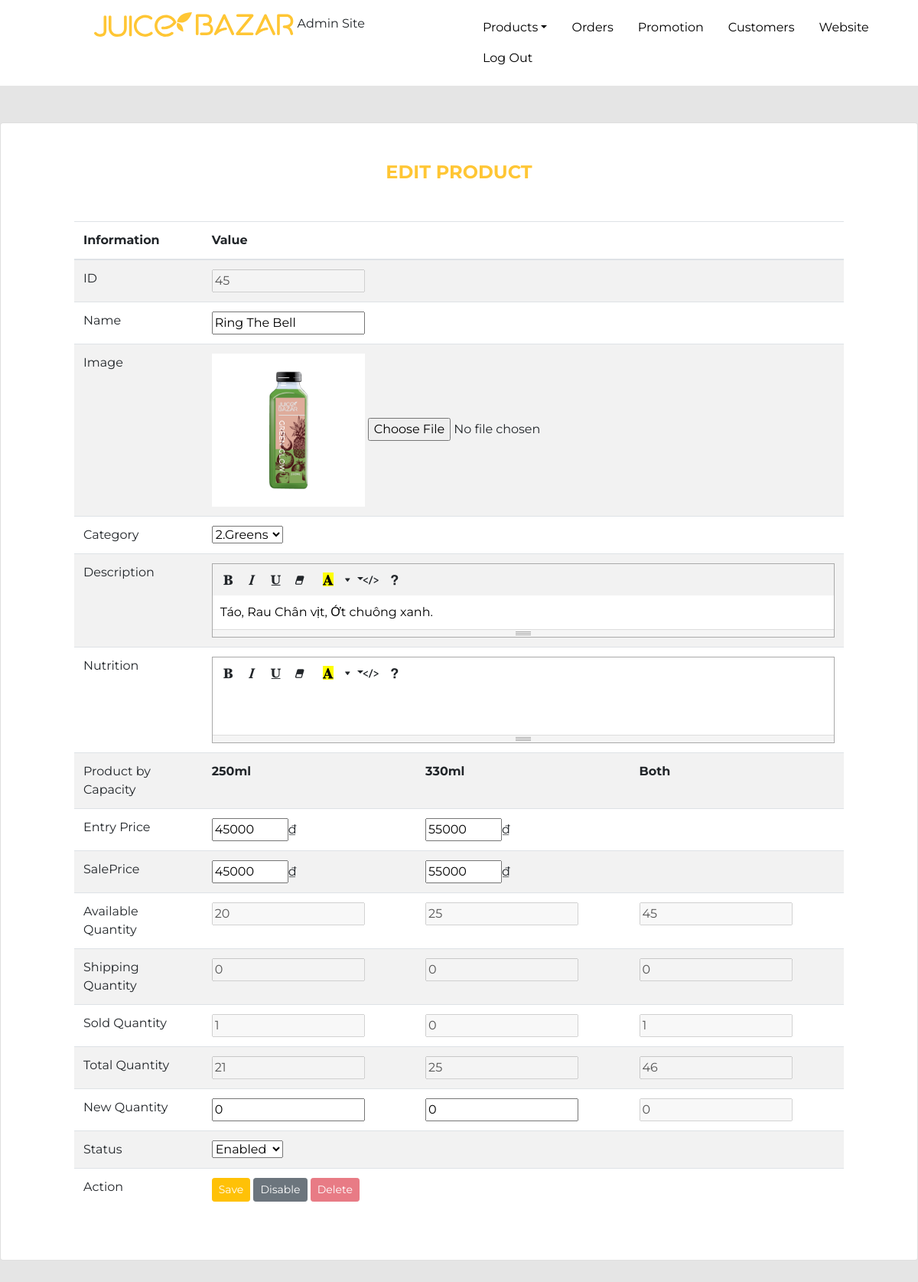
The app's page /admin/public/products-edit.php?id=45 (signed in) with its own data.
### tables this page shows
CREATE TABLE `product` (
  `ProductId` int(11) NOT NULL,
  `TypeId` int(11) NOT NULL,
  `Name` varchar(50) NOT NULL,
  `Image` varchar(255) DEFAULT NULL,
  `Description` text DEFAULT NULL,
  `Nutrition` text DEFAULT NULL,
  `Status` tinyint(1) NOT NULL DEFAULT 1
);

### admin/public/products-edit.php (called while the page is built, shortened)
<?php
if (!empty($_SESSION['admin'])) {
    include_once __DIR__ . '/../include/DatabaseConnection.php';
    include_once __DIR__ . '/../include/DatabaseFunctions.php';
    try {
        if (isset($_POST['SubmitProduct'])) {
            $folder = __DIR__ . "/../../assets/image/juice bottle/";
            $image = $_FILES['Image']['name'];
            $path = $folder . $image;
            $target_file = $folder . basename($_FILES["Image"]['name']);
            $imageFileType = pathinfo($target_file, PATHINFO_EXTENSION);
            $allowed = array('jpeg', 'png', 'jpg');
            $filename = $_FILES['Image']['name'];
            $ext = pathinfo($filename, PATHINFO_EXTENSION);
            if (!in_array($ext, $allowed) && empty($_POST['ImageCheck'])) {
                $title = 'Error';
                $output = "Sorry, only JPG, JPEG, PNG files are allowed.";
            } else {
                move_uploaded_file($_FILES['Image']['tmp_name'], $path);
                $record =  [
                    'ProductId' => $_POST['ProductId'],
                    'TypeId' => $_POST['TypeId'],
                    'Name' => $_POST['Name'],
                    'Image' => !empty($_FILES['Image']['name']) ? ('assets/image/juice bottle/' . $_FILES['Image']['name'] . '') : ($_POST['ImageCheck']),
                    'Description' => $_POST['Description'],
                    'Nutrition' => $_POST['Nutrition'],
                    'Status' => $_POST['Status'],
                    'Price1' => $_POST['Price1'],
                    'Price2' => $_POST['Price2'],
                    'New1' => $_POST['New1'] + $_POST['Available1'],
                    'New2' => $_POST['New2'] + $_POST['Available2'],
                ];
                saveElement(
                    $pdo,
                    'product',
                    'ProductId',
                    $record
                );
                empty($_POST['ProductId']) ? header('location: admin-products.php') : header('location: products-edit.php?id=' . $_POST['ProductId'] . '');
            }
        } else {
            if (isset($_GET['id'])) {
                $sectionTitle = "Edit Product";
                $products = getProducts($pdo, $_GET['id']);
                if (!empty(getProducts($pdo, $_GET['id']))) {
                    $products = getProducts($pdo, $_GET['id']);
                } else {
                    header('location: admin-products.php');
                }
            }
            include __DIR__ . '/../templates/products-edit.html.php';
        }
    } catch (PDOException $e) {
        $title = 'An error has occurred';
        $output = 'Database error: ' . $e->getMessage() . ' in ' .
            $e->getFile() . ':' . $e->getLine();
    }
} else {
    header('location: index.php');
}
include __DIR__ . '/../templates/layout.html.php';

### admin/include/DatabaseFunctions.php (called while the page is built, shortened)
<?php
function query($pdo, $sql, $parameters = [])
{
    $query = $pdo->prepare($sql);
    $query->execute($parameters);
    return $query;
}
function getProducts($pdo, $id = '')
{
    if ($id == '') {
        $sql = 'SELECT * FROM `product` p ORDER BY p.`Name`';
        $query = query($pdo, $sql);
        $results = $query->fetchAll();
    } else {
        $sql = $sql = 'SELECT * FROM `product` p WHERE p.`ProductId` = :ProductId';
        $parameters = [':ProductId' => $id];
        $query = query($pdo, $sql, $parameters);
        $results = $query->fetchAll();
    }
    $products = [];
    foreach ($results as $result) {
        $inventory = findInventory($pdo, $result['ProductId']);
        $sold = countProductByOrderStatus($pdo, $result['ProductId'], "3");
        $shipping = countProductByOrderStatus($pdo, $result['ProductId'], "2");
        $products[] = [
            'ProductId' => $result['ProductId'],
            'TypeId' => $result['TypeId'],
            'Name' => $result['Name'],
            'Image' => $result['Image'],
            'Description' => $result['Description'],
            'Nutrition' => $result['Nutrition'],
            'Status' => $result['Status'],
            'EntryPrice1' => $inventory[0]['EntryPrice'] ?? 0,
            'EntryPrice2' => $inventory[1]['EntryPrice'] ?? 0,
            'Price1' => $inventory[0]['Price'] ?? 0,
            'Price2' => $inventory[1]['Price'] ?? 0,
            'Available1' => $inventory[0]['Quantity'] ?? 0,
            'Available2' => $inventory[1]['Quantity'] ?? 0,
            'Available' => ($inventory[0]['Quantity'] ?? 0) + ($inventory[1]['Quantity'] ?? 0),
            'Sold1' => $sold[0]['Quantity'] ?? 0,
            'Sold2' => $sold[1]['Quantity'] ?? 0,
            'Sold' => ($sold[0]['Quantity'] ?? 0) + ($sold[1]['Quantity'] ?? 0),
            'Shipping1' => ($shipping[0]['Quantity'] ?? 0),
            'Shipping2' => ($shipping[0]['Quantity'] ?? 0),
            'Shipping' => ($shipping[0]['Quantity'] ?? 0) + ($shipping[1]['Quantity'] ?? 0)
        ];
    }
    return $products;
}
function findInventory($pdo, $ProductId)
{
    $sql = 'SELECT pc.`CapacityId`, pc.`Price`, pc.`EntryPrice`,  pc.`Quantity` FROM `inventory` pc JOIN `product` p ON pc.`ProductId` = p.`ProductId` WHERE pc.`ProductId` = :ProductId ORDER BY pc.`CapacityId`';
    $parameters = [':ProductId' => $ProductId];
    return query($pdo, $sql, $parameters)->fetchAll();
}
function countProductByOrderStatus($pdo, $ProductId, $OrderStatus)
{
    $sql = 'SELECT SUM(od.`Quantity`) as Quantity FROM `inventory` pc LEFT JOIN `orderdetail` od ON pc.`ProductId` = od.`ProductId` AND pc.`CapacityId`= od.`CapacityId` JOIN `orders` o ON o.`OrderId`= od.`OrderId` WHERE o.`Status` IN (:OrderStatus) AND pc.`ProductId`= :ProductId GROUP BY pc.`CapacityId` ORDER BY pc.`CapacityId`';
    $parameters = [':OrderStatus' => $OrderStatus, ':ProductId' => $ProductId];
    return query($pdo, $sql, $parameters)->fetchAll();
}

### admin/templates/products-edit.html.php (the view, shortened to what this page needs)
<div class="page-section card col-12 p-5">
    <div class="section-title"><?= $sectionTitle ?></div>
    <div class="px-5">
        <table class="table table-hover table-striped" id='prodEditTable'>
            <thead>
                <tr>
                    <th scope="col" width=15%>Information</th>
                    <th scope="col" colspan="3">Value</th>
                </tr>
            </thead>
            <tbody>
                <form enctype="multipart/form-data" method="post" action="">
                    <tr>
                        <td scope="col">ID</td>
                        <td colspan="3">
                            <input type="text" disabled value="<?= $products[0]['ProductId'] ?>">
                        </td>
                    </tr>
                    <tr>
                        <td scope="col">Name</td>
                        <td colspan="3">
                            <input type="text" name="Name" value="<?= $products[0]['Name'] ?>">
                        </td>
                    </tr>
                    <tr>
                        <td scope="col">Image</td>
                        <td colspan="3">
                            <img class="img-fluid" src="../../<?= $products[0]['Image']; ?>" alt="<?= $products[0]['Name']; ?>" style="width:200px">
                            <input type="file" name="Image">
                        </td>
                    </tr>
                    <tr>
                        <td scope="col">Category</td>
                        <td colspan="3">
                            <select name="TypeId" value=<?= $products[0]['TypeId'] ?>>
                                <option value='2' <?= ($products[0]['TypeId'] == 2) ? 'selected' : '' ?>>2.Greens</option>
                            </select>
                        </td>
                    </tr>
                    <tr>
                        <td scope="col">Description</td>
                        <td colspan="3">
                        </td>
                    </tr>
                    <tr>
                        <td scope="col">Nutrition</td>
                        <td colspan="3">
                        </td>
                    </tr>
                    <tr>
                        <td scope="col">Product by Capacity</td>
                        <th scope="col" style="width: 25%">250ml</th>
                        <th scope="col" style="width: 25%">330ml</th>
                        <th scope="col" style="width: 25%">Both</th>
                    </tr>
                    <tr>
                        <td scope="col">Entry Price</td>
                        <td><input type="number" name="Price1" value="<?= $products[0]['Price1'] ?>" min=0 step=500 style="width: 100px" required>₫</td>
                        <td><input type="number" name="Price2" value="<?= $products[0]['Price2'] ?>" min=0 step=500 style="width: 100px" required>₫</td>
                        <td></td>
                    </tr>
                    <tr>
                        <td scope="col">SalePrice</td>
                        <td><input type="number" name="Price1" value="<?= $products[0]['Price1'] ?>" min=0 step=500 style="width: 100px" required>₫</td>
                        <td><input type="number" name="Price2" value="<?= $products[0]['Price2'] ?>" min=0 step=500 style="width: 100px" required>₫</td>
                        <td></td>
                    </tr>
                    <tr>
                        <td scope="col">Available Quantity</td>
                        <td>
                            <input type="number" value="<?= $products[0]['Available1'] ?>" disabled>
                        </td>
                        <td>
                            <input type="number" value="<?= $products[0]['Available2'] ?>" disabled>
                        </td>
                        <td>
                            <input type="number" value="<?= $products[0]['Available']  ?>" disabled>
                        </td>
                    </tr>
                    <tr>
                        <td scope="col">Shipping Quantity</td>
                        <td><input type="number" name="Shipping1" value="<?= $products[0]['Shipping1'] ?>" disabled></td>
                        <td><input type="number" name="Shipping2" value="<?= $products[0]['Shipping2'] ?>" disabled></td>
                        <td><input type="number" name="Shipping" value="<?= $products[0]['Shipping'] ?>" disabled></td>
                    </tr>
                    <tr>
                        <td scope="col">Sold Quantity</td>
                        <td><input type="number" name="Sold1" value="<?= $products[0]['Sold1'] ?>" disabled></td>
                        <td><input type="number" name="Sold2" value="<?= $products[0]['Sold2'] ?>" disabled></td>
                        <td><input type="number" name="Sold" value="<?= $products[0]['Sold'] ?>" disabled></td>
                    </tr>
                    <tr>
                        <td scope="col">Total Quantity</td>
                        <td><input type="number" name="Total1" value="<?= $products[0]['Available1'] + $products[0]['Shipping1'] + $products[0]['Sold1'] ?>" disabled></td>
                        <td><input type="number" name="Total2" value="<?= $products[0]['Available2'] + $products[0]['Shipping2'] + $products[0]['Sold2'] ?>" disabled></td>
                        <td><input type="number" name="Total" value="<?= $products[0]['Available'] + $products[0]['Shipping'] + $products[0]['Sold'] ?>" disabled></td>
                    </tr>
                    <tr>
                        <td scope="col">New Quantity</td>
                        <td><input type="number" name="New1" id="newQty1" value="0" min=0></td>
                        <td><input type="number" name="New2" id="newQty2" value="0" min=0></td>
                        <td>
                            <input type="number" id="newQty" value="0" disabled>
                        </td>
                    </tr>
                    <tr>
                        <td scope="col">Status</td>
                        <td colspan="3">
                            <select name="Status" value=<?= $products[0]['Status'] ?>>
                                <option value='1' <?= ($products[0]['Status'] == 1) ? 'selected' : '' ?>>Enabled</option>
                            </select>
                        </td>
                    </tr>
                    <tr>
                        <td scope="col">Action</td>
                        <td colspan=3>
                            <button class="btn btn-warning btn-sm text-white" type="submit" name="SubmitProduct">Save</button>
                            <button class="btn btn-<?= ($products[0]['Status'] == 1) ? 'secondary' : 'success' ?> btn-sm " action="disableSwitch.php?productId=<?= $products[0]['ProductId'] ?>"><?= ($products[0]['Status'] == 1) ? 'Disable' : 'Enable' ?></button>
                            <a class="btn btn-danger btn-sm text-white delete-product <?= ($products[0]['Sold'] + $products[0]['Pending'] > 0) ? 'disabled' : ''; ?>" data-toggle="modal" data-target="#deleteModal" data-product-id="<?= $products[0]['ProductId'] ?>" data-product-name="<?= $products[0]['Name'] ?>">
                                Delete
                            </a>
                        </td>
                    </tr>
                </form>
            </tbody>
        </table>
    </div>
</div>

### assets/css/style.css (style rules this page uses)
body { font-family: "Montserrat", sans-serif; background-color: #e5e5e5; }
a { color: #ffc634 !important; text-decoration: none; }
.section-title { font-weight: bold; font-size: 1.5rem; line-height: 2rem; text-align: center; text-transform: uppercase; color: #ffc634; padding-bottom: 3rem; }

### records on screen
product: ProductId "45", Name "Ring The Bell", Image+Name (picture), TypeId "2.Greens", Sold1 "1", Sold "1", Total1 "21", Total "46", Status "Enabled"

### other values on screen
$sectionTitle "EDIT PRODUCT"
